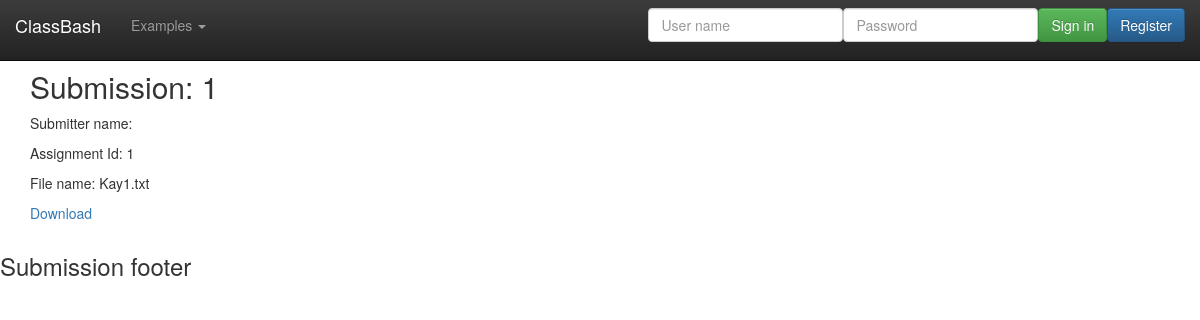
The page /WebContent/submission/show/1 on the database its author committed.
### tables this page shows
CREATE TABLE Submissions (
  submissionId       int(11) NOT NULL AUTO_INCREMENT,
  submitterId        int(11) NOT NULL,
  assignmentId       int(11) NOT NULL,
  submissionFile     varchar (255) UNIQUE NOT NULL,
  dateCreated        TIMESTAMP DEFAULT CURRENT_TIMESTAMP,
  PRIMARY KEY (submissionId),
  FOREIGN KEY (submitterId) REFERENCES Users(userId),
  FOREIGN KEY (assignmentId) REFERENCES Assignments(assignmentId),
  CONSTRAINT sid_anum UNIQUE (submitterId, assignmentId)
);

### WebContent/models/Submission.class.php (called while the page is built, shortened)
<?php
class Submission {
	private $formInput;
	private $assignmentId;
	private $submissionFile;
	private $submissionId;
	public function __construct($formInput = null) {
		$this->formInput = $formInput;
	}
	public function getAssignmentId() {
		return $this->assignmentId;
	}
	public function getSubmissionFile() {
		return $this->submissionFile;
	}
	public function getSubmissionId() {
		return $this->submissionId;
	}
	public function setSubmissionFile($filename) {
		$this->submissionFile = $filename;
	}
	public function setSubmissionId($id) {
		$this->submissionId = $id;
	}
	private function extractForm($valueName) {
		if (isset($this->formInput[$valueName])) {
			$value = trim($this->formInput[$valueName]);
			$value = stripslashes ($value);
			$value = htmlspecialchars ($value);
			return $value;
		}
	}
	private function initialize() {
		$this->submissionId = 0;
		$this->submissionFile = "";
	}
	private function validateAssignmentId() {
		$this->assignmentId = $this->extractForm('assignmentId');
	}
}
?>

### WebContent/models/SubmissionsDB.class.php (called while the page is built, shortened)
<?php
class SubmissionsDB {
	public static function getSubmissionRowSetsBy($type = null, $value = null) {
		$allowedTypes = array("submissionId", "submitterName", "assignmentId");
		$typeAlias = array("submitterName" => "Users.userName");
		$submissionRowSets = array();
		try {
			$db = Database::getDB ();
			$query = "SELECT Submissions.assignmentId, Submissions.submissionFile,
					  Submissions.submitterId, Submissions.submissionId,
	   		          Users.userName as submitterName
	   		          FROM Submissions LEFT JOIN Users ON Submissions.submitterId = Users.userId";
			if (!is_null($type)) {
				$typeValue = (isset($typeAlias[$type]))?$typeAlias[$type]:$type;
			    $query = $query. " WHERE ($typeValue = :$type)";
			    $statement = $db->prepare($query);
			    $statement->bindParam(":$type", $value);
			} else
				$statement = $db->prepare($query);
			$statement->execute ();
			$submissionRowSets = $statement->fetchAll(PDO::FETCH_ASSOC);
		} catch ( PDOException $e ) {
		}
		return $submissionRowSets;
	}
	public static function getSubmissionsArray($rowSets) {
		$submissions = array();
		foreach ($rowSets as $submissionRow ) {
			$submission = new Submission($submissionRow);
			$submission->setSubmissionId($submissionRow['submissionId']);
			$submission->setSubmissionFile($submissionRow['submissionFile']);
			array_push ($submissions, $submission);
		}
		return $submissions;
	}
	public static function getSubmissionsBy($type=null, $value=null) {
		$submissionRows = SubmissionsDB::getSubmissionRowSetsBy($type, $value);
		return SubmissionsDB::getSubmissionsArray($submissionRows);
	}
}
?>

### WebContent/views/SubmissionView.class.php (the view, shortened to what this page needs)
<?php
class SubmissionView {
	public static function show() {
        SubmissionView::showDetails();
	}
  public static function showDetails() {
  	 $submission = (array_key_exists('submission', $_SESSION))?$_SESSION['submission']:null;
  	 $base = (array_key_exists('base', $_SESSION))?$_SESSION['base']:"";
	 if (!is_null($submission)) {
	  	 echo '<div class="container">';
	  	 echo '<h2>Submission: '.$submission->getSubmissionId().'</h2>';
	  	 echo '<p>Submitter name: '.$submission->getSubmitterName().'</p>';
	  	 echo '<p> Assignment Id: '. $submission->getAssignmentId() .'</p>';
	  	 echo '<p> File name: '. $submission->getSubmissionFile() .'</p>';
	  	 echo '<p> <a href="/' . $base.'/submission/download/'.
	  	 		$submission->getSubmissionId().'">Download</a></p>';
	  	 echo '</div>';
	 }
   }
}

### WebContent/css/jumbotron.css (style rules this page uses)
body { padding-top: 50px; padding-bottom: 20px; }

### rows shown on the page
submissions: submissionId "1", assignmentId "1", submissionFile "Kay1.txt"

### other values the page prints
$footer "Submission footer"
